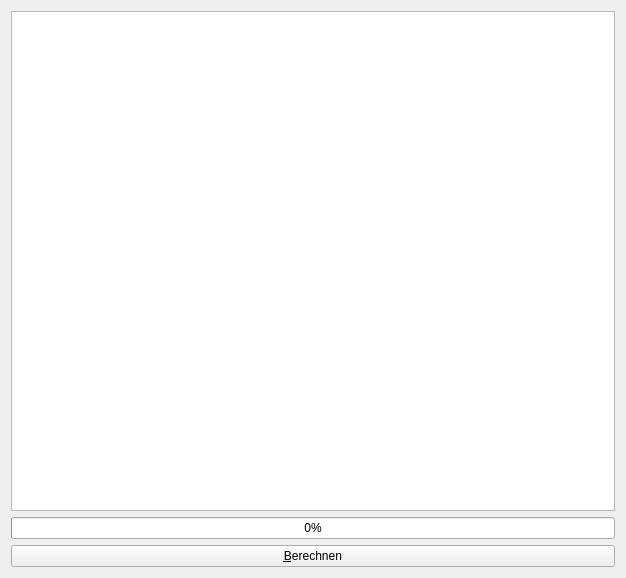
<?xml version="1.0" encoding="UTF-8"?>
<ui version="4.0">
 <class>customWidget</class>
 <widget class="QWidget" name="customWidget">
  <property name="geometry">
   <rect>
    <x>0</x>
    <y>0</y>
    <width>626</width>
    <height>578</height>
   </rect>
  </property>
  <property name="minimumSize">
   <size>
    <width>500</width>
    <height>0</height>
   </size>
  </property>
  <property name="windowTitle">
   <string>Form</string>
  </property>
  <layout class="QVBoxLayout" name="verticalLayout">
   <item>
    <widget class="QTableWidget" name="resultTable"/>
   </item>
   <item>
    <widget class="QProgressBar" name="progressBar">
     <property name="value">
      <number>0</number>
     </property>
    </widget>
   </item>
   <item>
    <layout class="QHBoxLayout" name="actionLayout">
     <item>
      <widget class="QPushButton" name="processButton">
       <property name="text">
        <string>&amp;Berechnen</string>
       </property>
      </widget>
     </item>
    </layout>
   </item>
  </layout>
 </widget>
 <resources/>
 <connections/>
</ui>
